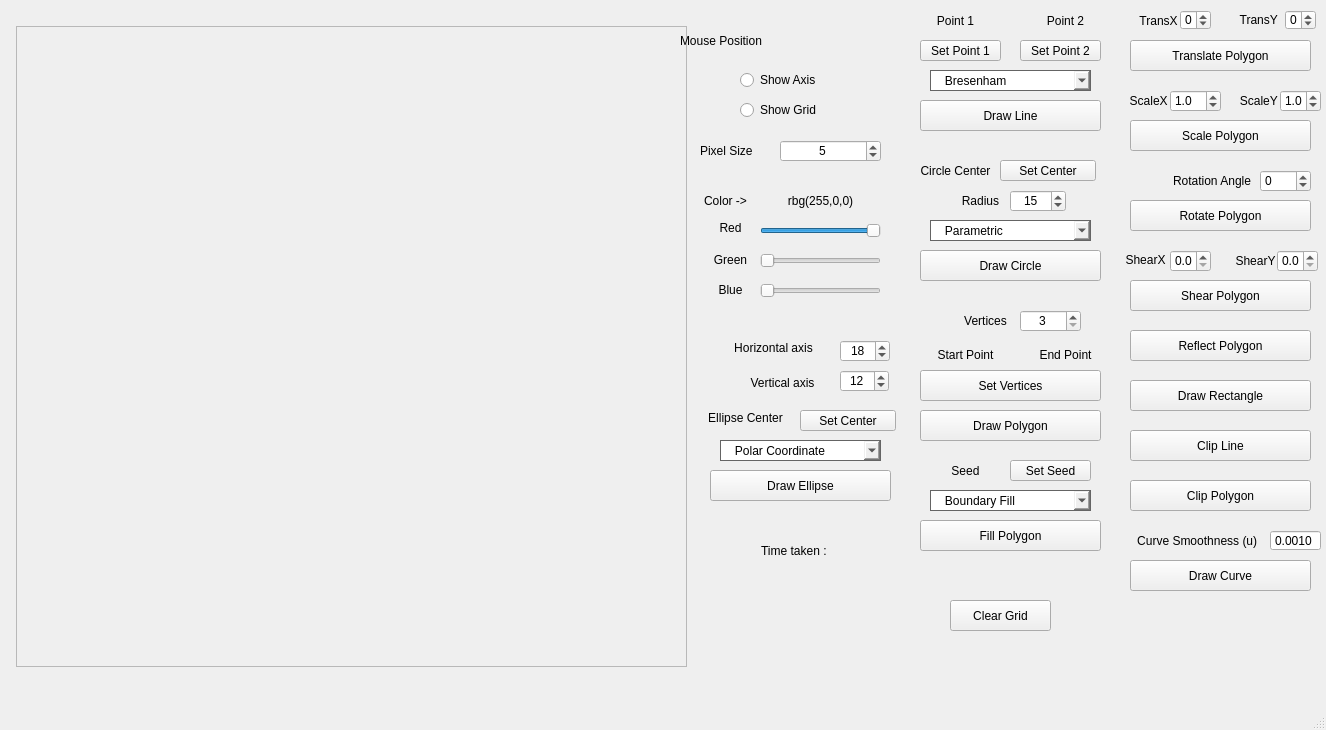
 <widget class="QMainWindow" name="MainWindow">
  <property name="geometry">
   <rect>
    <x>0</x>
    <y>0</y>
    <width>1326</width>
    <height>730</height>
   </rect>
  </property>
  <property name="windowTitle">
   <string>MainWindow</string>
  </property>
  <property name="styleSheet">
   <string notr="true"/>
  </property>
  <widget class="QWidget" name="centralwidget">
   <widget class="frame_widget" name="frame">
    <property name="geometry">
     <rect>
      <x>16</x>
      <y>26</y>
      <width>671</width>
      <height>641</height>
     </rect>
    </property>
    <property name="frameShape">
     <enum>QFrame::StyledPanel</enum>
    </property>
    <property name="frameShadow">
     <enum>QFrame::Raised</enum>
    </property>
   </widget>
   <widget class="QPushButton" name="pushButton_5">
    <property name="geometry">
     <rect>
      <x>950</x>
      <y>600</y>
      <width>101</width>
      <height>31</height>
     </rect>
    </property>
    <property name="font">
     <font>
      <pointsize>9</pointsize>
     </font>
    </property>
    <property name="text">
     <string>Clear Grid</string>
    </property>
   </widget>
   <widget class="QPushButton" name="pushButton_6">
    <property name="geometry">
     <rect>
      <x>920</x>
      <y>250</y>
      <width>181</width>
      <height>31</height>
     </rect>
    </property>
    <property name="font">
     <font>
      <pointsize>9</pointsize>
     </font>
    </property>
    <property name="text">
     <string>Draw Circle</string>
    </property>
   </widget>
   <widget class="QSlider" name="rSlider">
    <property name="geometry">
     <rect>
      <x>760</x>
      <y>220</y>
      <width>121</width>
      <height>21</height>
     </rect>
    </property>
    <property name="font">
     <font>
      <pointsize>9</pointsize>
     </font>
    </property>
    <property name="maximum">
     <number>255</number>
    </property>
    <property name="pageStep">
     <number>15</number>
    </property>
    <property name="value">
     <number>255</number>
    </property>
    <property name="orientation">
     <enum>Qt::Horizontal</enum>
    </property>
   </widget>
   <widget class="QLabel" name="R">
    <property name="geometry">
     <rect>
      <x>700</x>
      <y>190</y>
      <width>51</width>
      <height>21</height>
     </rect>
    </property>
    <property name="font">
     <font>
      <pointsize>9</pointsize>
     </font>
    </property>
    <property name="text">
     <string>Color -&gt;</string>
    </property>
    <property name="alignment">
     <set>Qt::AlignCenter</set>
    </property>
   </widget>
   <widget class="QSlider" name="gSlider">
    <property name="geometry">
     <rect>
      <x>760</x>
      <y>250</y>
      <width>121</width>
      <height>21</height>
     </rect>
    </property>
    <property name="maximum">
     <number>255</number>
    </property>
    <property name="pageStep">
     <number>15</number>
    </property>
    <property name="orientation">
     <enum>Qt::Horizontal</enum>
    </property>
   </widget>
   <widget class="QSlider" name="bSlider">
    <property name="geometry">
     <rect>
      <x>760</x>
      <y>280</y>
      <width>121</width>
      <height>21</height>
     </rect>
    </property>
    <property name="maximum">
     <number>255</number>
    </property>
    <property name="pageStep">
     <number>15</number>
    </property>
    <property name="orientation">
     <enum>Qt::Horizontal</enum>
    </property>
   </widget>
   <widget class="QLabel" name="label_3">
    <property name="geometry">
     <rect>
      <x>710</x>
      <y>220</y>
      <width>41</width>
      <height>16</height>
     </rect>
    </property>
    <property name="font">
     <font>
      <pointsize>9</pointsize>
     </font>
    </property>
    <property name="text">
     <string>Red</string>
    </property>
    <property name="alignment">
     <set>Qt::AlignCenter</set>
    </property>
   </widget>
   <widget class="QLabel" name="label_7">
    <property name="geometry">
     <rect>
      <x>710</x>
      <y>250</y>
      <width>41</width>
      <height>20</height>
     </rect>
    </property>
    <property name="font">
     <font>
      <pointsize>9</pointsize>
     </font>
    </property>
    <property name="text">
     <string>Green</string>
    </property>
    <property name="alignment">
     <set>Qt::AlignCenter</set>
    </property>
   </widget>
   <widget class="QLabel" name="label_8">
    <property name="geometry">
     <rect>
      <x>710</x>
      <y>280</y>
      <width>41</width>
      <height>20</height>
     </rect>
    </property>
    <property name="font">
     <font>
      <pointsize>9</pointsize>
     </font>
    </property>
    <property name="text">
     <string>Blue</string>
    </property>
    <property name="alignment">
     <set>Qt::AlignCenter</set>
    </property>
   </widget>
   <widget class="QLabel" name="color">
    <property name="geometry">
     <rect>
      <x>760</x>
      <y>190</y>
      <width>121</width>
      <height>21</height>
     </rect>
    </property>
    <property name="font">
     <font>
      <pointsize>9</pointsize>
     </font>
    </property>
    <property name="text">
     <string>rbg(255,0,0)</string>
    </property>
    <property name="alignment">
     <set>Qt::AlignCenter</set>
    </property>
   </widget>
   <widget class="QPushButton" name="pushButton_7">
    <property name="geometry">
     <rect>
      <x>710</x>
      <y>470</y>
      <width>181</width>
      <height>31</height>
     </rect>
    </property>
    <property name="font">
     <font>
      <pointsize>9</pointsize>
     </font>
    </property>
    <property name="text">
     <string>Draw Ellipse</string>
    </property>
   </widget>
   <widget class="QLabel" name="time">
    <property name="geometry">
     <rect>
      <x>710</x>
      <y>540</y>
      <width>171</width>
      <height>21</height>
     </rect>
    </property>
    <property name="font">
     <font>
      <pointsize>9</pointsize>
     </font>
    </property>
    <property name="text">
     <string>Time taken : </string>
    </property>
    <property name="alignment">
     <set>Qt::AlignCenter</set>
    </property>
   </widget>
   <widget class="QComboBox" name="comboBox_2">
    <property name="geometry">
     <rect>
      <x>720</x>
      <y>440</y>
      <width>161</width>
      <height>21</height>
     </rect>
    </property>
    <property name="font">
     <font>
      <pointsize>9</pointsize>
     </font>
    </property>
    <property name="styleSheet">
     <string notr="true">border: 0.5px solid rgb(100, 100, 100)
</string>
    </property>
    <item>
     <property name="text">
      <string>   Polar Coordinate</string>
     </property>
    </item>
    <item>
     <property name="text">
      <string>   Midpoint</string>
     </property>
    </item>
   </widget>
   <widget class="QPushButton" name="pushButton_8">
    <property name="geometry">
     <rect>
      <x>920</x>
      <y>370</y>
      <width>181</width>
      <height>31</height>
     </rect>
    </property>
    <property name="font">
     <font>
      <pointsize>9</pointsize>
     </font>
    </property>
    <property name="text">
     <string>Set Vertices</string>
    </property>
   </widget>
   <widget class="QPushButton" name="pushButton_9">
    <property name="geometry">
     <rect>
      <x>920</x>
      <y>410</y>
      <width>181</width>
      <height>31</height>
     </rect>
    </property>
    <property name="font">
     <font>
      <pointsize>9</pointsize>
     </font>
    </property>
    <property name="text">
     <string>Draw Polygon</string>
    </property>
   </widget>
   <widget class="QPushButton" name="pushButton_4">
    <property name="geometry">
     <rect>
      <x>920</x>
      <y>520</y>
      <width>181</width>
      <height>31</height>
     </rect>
    </property>
    <property name="font">
     <font>
      <pointsize>9</pointsize>
     </font>
    </property>
    <property name="text">
     <string>Fill Polygon</string>
    </property>
   </widget>
   <widget class="QComboBox" name="comboBox_3">
    <property name="geometry">
     <rect>
      <x>930</x>
      <y>490</y>
      <width>161</width>
      <height>21</height>
     </rect>
    </property>
    <property name="font">
     <font>
      <pointsize>9</pointsize>
     </font>
    </property>
    <property name="styleSheet">
     <string notr="true">border: 0.5px solid rgb(100, 100, 100)
</string>
    </property>
    <item>
     <property name="text">
      <string>   Boundary Fill</string>
     </property>
    </item>
    <item>
     <property name="text">
      <string>   Flood Fill </string>
     </property>
    </item>
    <item>
     <property name="text">
      <string>   ScanLine Fill</string>
     </property>
    </item>
   </widget>
   <widget class="QPushButton" name="pushButton_translate">
    <property name="geometry">
     <rect>
      <x>1130</x>
      <y>40</y>
      <width>181</width>
      <height>31</height>
     </rect>
    </property>
    <property name="font">
     <font>
      <pointsize>9</pointsize>
     </font>
    </property>
    <property name="text">
     <string>Translate Polygon</string>
    </property>
   </widget>
   <widget class="QPushButton" name="pushButton_scale">
    <property name="geometry">
     <rect>
      <x>1130</x>
      <y>120</y>
      <width>181</width>
      <height>31</height>
     </rect>
    </property>
    <property name="font">
     <font>
      <pointsize>9</pointsize>
     </font>
    </property>
    <property name="text">
     <string>Scale Polygon</string>
    </property>
   </widget>
   <widget class="QPushButton" name="pushButton_rotate">
    <property name="geometry">
     <rect>
      <x>1130</x>
      <y>200</y>
      <width>181</width>
      <height>31</height>
     </rect>
    </property>
    <property name="font">
     <font>
      <pointsize>9</pointsize>
     </font>
    </property>
    <property name="text">
     <string>Rotate Polygon</string>
    </property>
   </widget>
   <widget class="QPushButton" name="pushButton_11">
    <property name="geometry">
     <rect>
      <x>1020</x>
      <y>40</y>
      <width>81</width>
      <height>21</height>
     </rect>
    </property>
    <property name="font">
     <font>
      <pointsize>9</pointsize>
     </font>
    </property>
    <property name="text">
     <string>Set Point 2</string>
    </property>
   </widget>
   <widget class="QPushButton" name="pushButton_10">
    <property name="geometry">
     <rect>
      <x>920</x>
      <y>40</y>
      <width>81</width>
      <height>21</height>
     </rect>
    </property>
    <property name="font">
     <font>
      <pointsize>9</pointsize>
     </font>
    </property>
    <property name="text">
     <string>Set Point 1</string>
    </property>
   </widget>
   <widget class="QPushButton" name="pushButton_line">
    <property name="geometry">
     <rect>
      <x>920</x>
      <y>100</y>
      <width>181</width>
      <height>31</height>
     </rect>
    </property>
    <property name="font">
     <font>
      <pointsize>9</pointsize>
     </font>
    </property>
    <property name="text">
     <string>Draw Line</string>
    </property>
   </widget>
   <widget class="QPushButton" name="pushButton_reflect">
    <property name="geometry">
     <rect>
      <x>1130</x>
      <y>330</y>
      <width>181</width>
      <height>31</height>
     </rect>
    </property>
    <property name="font">
     <font>
      <pointsize>9</pointsize>
     </font>
    </property>
    <property name="text">
     <string>Reflect Polygon</string>
    </property>
   </widget>
   <widget class="QLabel" name="point1">
    <property name="geometry">
     <rect>
      <x>910</x>
      <y>10</y>
      <width>91</width>
      <height>21</height>
     </rect>
    </property>
    <property name="font">
     <font>
      <pointsize>9</pointsize>
     </font>
    </property>
    <property name="text">
     <string>Point 1</string>
    </property>
    <property name="alignment">
     <set>Qt::AlignCenter</set>
    </property>
   </widget>
   <widget class="QLabel" name="point2">
    <property name="geometry">
     <rect>
      <x>1020</x>
      <y>10</y>
      <width>91</width>
      <height>21</height>
     </rect>
    </property>
    <property name="font">
     <font>
      <pointsize>9</pointsize>
     </font>
    </property>
    <property name="text">
     <string>Point 2</string>
    </property>
    <property name="alignment">
     <set>Qt::AlignCenter</set>
    </property>
   </widget>
   <widget class="QComboBox" name="comboBox_4">
    <property name="geometry">
     <rect>
      <x>930</x>
      <y>70</y>
      <width>161</width>
      <height>21</height>
     </rect>
    </property>
    <property name="font">
     <font>
      <pointsize>9</pointsize>
     </font>
    </property>
    <property name="styleSheet">
     <string notr="true">border: 0.5px solid rgb(100, 100, 100)
</string>
    </property>
    <item>
     <property name="text">
      <string>   Bresenham</string>
     </property>
    </item>
    <item>
     <property name="text">
      <string>   DDA</string>
     </property>
    </item>
   </widget>
   <widget class="QPushButton" name="pushButton_shear">
    <property name="geometry">
     <rect>
      <x>1130</x>
      <y>280</y>
      <width>181</width>
      <height>31</height>
     </rect>
    </property>
    <property name="font">
     <font>
      <pointsize>9</pointsize>
     </font>
    </property>
    <property name="text">
     <string>Shear Polygon</string>
    </property>
   </widget>
   <widget class="QPushButton" name="pushButton_rect">
    <property name="geometry">
     <rect>
      <x>1130</x>
      <y>380</y>
      <width>181</width>
      <height>31</height>
     </rect>
    </property>
    <property name="font">
     <font>
      <pointsize>9</pointsize>
     </font>
    </property>
    <property name="text">
     <string>Draw Rectangle</string>
    </property>
   </widget>
   <widget class="QPushButton" name="pushButton_clipL">
    <property name="geometry">
     <rect>
      <x>1130</x>
      <y>430</y>
      <width>181</width>
      <height>31</height>
     </rect>
    </property>
    <property name="font">
     <font>
      <pointsize>9</pointsize>
     </font>
    </property>
    <property name="text">
     <string>Clip Line</string>
    </property>
   </widget>
   <widget class="QPushButton" name="pushButton_clipP">
    <property name="geometry">
     <rect>
      <x>1130</x>
      <y>480</y>
      <width>181</width>
      <height>31</height>
     </rect>
    </property>
    <property name="font">
     <font>
      <pointsize>9</pointsize>
     </font>
    </property>
    <property name="text">
     <string>Clip Polygon</string>
    </property>
   </widget>
   <widget class="QPushButton" name="pushButton_curve">
    <property name="geometry">
     <rect>
      <x>1130</x>
      <y>560</y>
      <width>181</width>
      <height>31</height>
     </rect>
    </property>
    <property name="font">
     <font>
      <pointsize>9</pointsize>
     </font>
    </property>
    <property name="text">
     <string>Draw Curve</string>
    </property>
   </widget>
   <widget class="QLabel" name="label_29">
    <property name="geometry">
     <rect>
      <x>1120</x>
      <y>530</y>
      <width>151</width>
      <height>21</height>
     </rect>
    </property>
    <property name="font">
     <font>
      <pointsize>9</pointsize>
     </font>
    </property>
    <property name="text">
     <string> Curve Smoothness (u)</string>
    </property>
    <property name="alignment">
     <set>Qt::AlignCenter</set>
    </property>
   </widget>
   <widget class="QDoubleSpinBox" name="curveU">
    <property name="geometry">
     <rect>
      <x>1270</x>
      <y>530</y>
      <width>51</width>
      <height>21</height>
     </rect>
    </property>
    <property name="font">
     <font>
      <pointsize>9</pointsize>
     </font>
    </property>
    <property name="alignment">
     <set>Qt::AlignLeading|Qt::AlignLeft|Qt::AlignVCenter</set>
    </property>
    <property name="buttonSymbols">
     <enum>QAbstractSpinBox::NoButtons</enum>
    </property>
    <property name="decimals">
     <number>4</number>
    </property>
    <property name="minimum">
     <double>0.000100000000000</double>
    </property>
    <property name="maximum">
     <double>1.000000000000000</double>
    </property>
    <property name="singleStep">
     <double>0.000000000000000</double>
    </property>
    <property name="value">
     <double>0.001000000000000</double>
    </property>
   </widget>
   <widget class="QLabel" name="coord">
    <property name="geometry">
     <rect>
      <x>790</x>
      <y>30</y>
      <width>96</width>
      <height>19</height>
     </rect>
    </property>
    <property name="font">
     <font>
      <pointsize>9</pointsize>
     </font>
    </property>
    <property name="text">
     <string/>
    </property>
   </widget>
   <widget class="QLabel" name="label_6">
    <property name="geometry">
     <rect>
      <x>680</x>
      <y>30</y>
      <width>101</width>
      <height>21</height>
     </rect>
    </property>
    <property name="font">
     <font>
      <pointsize>9</pointsize>
     </font>
    </property>
    <property name="text">
     <string>Mouse Position</string>
    </property>
   </widget>
   <widget class="QRadioButton" name="radioButton">
    <property name="geometry">
     <rect>
      <x>740</x>
      <y>70</y>
      <width>91</width>
      <height>20</height>
     </rect>
    </property>
    <property name="font">
     <font>
      <pointsize>9</pointsize>
     </font>
    </property>
    <property name="text">
     <string>Show Axis</string>
    </property>
    <property name="autoExclusive">
     <bool>false</bool>
    </property>
   </widget>
   <widget class="QSpinBox" name="trany">
    <property name="geometry">
     <rect>
      <x>1285</x>
      <y>10</y>
      <width>31</width>
      <height>20</height>
     </rect>
    </property>
    <property name="font">
     <font>
      <pointsize>9</pointsize>
     </font>
    </property>
    <property name="alignment">
     <set>Qt::AlignCenter</set>
    </property>
    <property name="minimum">
     <number>-50</number>
    </property>
    <property name="maximum">
     <number>50</number>
    </property>
   </widget>
   <widget class="QLabel" name="label_19">
    <property name="geometry">
     <rect>
      <x>1230</x>
      <y>10</y>
      <width>51</width>
      <height>20</height>
     </rect>
    </property>
    <property name="font">
     <font>
      <pointsize>9</pointsize>
     </font>
    </property>
    <property name="text">
     <string>TransY </string>
    </property>
    <property name="alignment">
     <set>Qt::AlignRight|Qt::AlignTrailing|Qt::AlignVCenter</set>
    </property>
   </widget>
   <widget class="QSpinBox" name="tranx">
    <property name="geometry">
     <rect>
      <x>1180</x>
      <y>10</y>
      <width>31</width>
      <height>20</height>
     </rect>
    </property>
    <property name="font">
     <font>
      <pointsize>9</pointsize>
     </font>
    </property>
    <property name="alignment">
     <set>Qt::AlignCenter</set>
    </property>
    <property name="minimum">
     <number>-50</number>
    </property>
    <property name="maximum">
     <number>50</number>
    </property>
   </widget>
   <widget class="QLabel" name="label_15">
    <property name="geometry">
     <rect>
      <x>1130</x>
      <y>10</y>
      <width>51</width>
      <height>21</height>
     </rect>
    </property>
    <property name="font">
     <font>
      <pointsize>9</pointsize>
     </font>
    </property>
    <property name="text">
     <string>TransX </string>
    </property>
    <property name="alignment">
     <set>Qt::AlignRight|Qt::AlignTrailing|Qt::AlignVCenter</set>
    </property>
   </widget>
   <widget class="QDoubleSpinBox" name="scaley">
    <property name="geometry">
     <rect>
      <x>1280</x>
      <y>90</y>
      <width>41</width>
      <height>22</height>
     </rect>
    </property>
    <property name="font">
     <font>
      <pointsize>9</pointsize>
     </font>
    </property>
    <property name="decimals">
     <number>1</number>
    </property>
    <property name="maximum">
     <double>10.000000000000000</double>
    </property>
    <property name="singleStep">
     <double>0.300000000000000</double>
    </property>
    <property name="value">
     <double>1.000000000000000</double>
    </property>
   </widget>
   <widget class="QLabel" name="label_22">
    <property name="geometry">
     <rect>
      <x>1230</x>
      <y>90</y>
      <width>51</width>
      <height>21</height>
     </rect>
    </property>
    <property name="font">
     <font>
      <pointsize>9</pointsize>
     </font>
    </property>
    <property name="text">
     <string>ScaleY </string>
    </property>
    <property name="alignment">
     <set>Qt::AlignRight|Qt::AlignTrailing|Qt::AlignVCenter</set>
    </property>
   </widget>
   <widget class="QDoubleSpinBox" name="scalex">
    <property name="geometry">
     <rect>
      <x>1170</x>
      <y>90</y>
      <width>51</width>
      <height>22</height>
     </rect>
    </property>
    <property name="prefix">
     <string/>
    </property>
    <property name="decimals">
     <number>1</number>
    </property>
    <property name="maximum">
     <double>10.000000000000000</double>
    </property>
    <property name="singleStep">
     <double>0.300000000000000</double>
    </property>
    <property name="value">
     <double>1.000000000000000</double>
    </property>
   </widget>
   <widget class="QLabel" name="label_21">
    <property name="geometry">
     <rect>
      <x>1120</x>
      <y>90</y>
      <width>51</width>
      <height>21</height>
     </rect>
    </property>
    <property name="font">
     <font>
      <pointsize>9</pointsize>
     </font>
    </property>
    <property name="text">
     <string>ScaleX </string>
    </property>
    <property name="alignment">
     <set>Qt::AlignRight|Qt::AlignTrailing|Qt::AlignVCenter</set>
    </property>
   </widget>
   <widget class="QSpinBox" name="rotate">
    <property name="geometry">
     <rect>
      <x>1260</x>
      <y>170</y>
      <width>51</width>
      <height>22</height>
     </rect>
    </property>
    <property name="font">
     <font>
      <pointsize>9</pointsize>
     </font>
    </property>
    <property name="minimum">
     <number>-180</number>
    </property>
    <property name="maximum">
     <number>180</number>
    </property>
    <property name="singleStep">
     <number>5</number>
    </property>
   </widget>
   <widget class="QLabel" name="label_23">
    <property name="geometry">
     <rect>
      <x>1150</x>
      <y>170</y>
      <width>101</width>
      <height>21</height>
     </rect>
    </property>
    <property name="font">
     <font>
      <pointsize>9</pointsize>
     </font>
    </property>
    <property name="text">
     <string>Rotation Angle</string>
    </property>
    <property name="alignment">
     <set>Qt::AlignRight|Qt::AlignTrailing|Qt::AlignVCenter</set>
    </property>
   </widget>
   <widget class="QDoubleSpinBox" name="sheary">
    <property name="geometry">
     <rect>
      <x>1277</x>
      <y>250</y>
      <width>41</width>
      <height>22</height>
     </rect>
    </property>
    <property name="font">
     <font>
      <pointsize>9</pointsize>
     </font>
    </property>
    <property name="decimals">
     <number>1</number>
    </property>
    <property name="singleStep">
     <double>0.500000000000000</double>
    </property>
   </widget>
   <widget class="QLabel" name="label_25">
    <property name="geometry">
     <rect>
      <x>1230</x>
      <y>250</y>
      <width>51</width>
      <height>21</height>
     </rect>
    </property>
    <property name="font">
     <font>
      <pointsize>9</pointsize>
     </font>
    </property>
    <property name="text">
     <string>ShearY</string>
    </property>
    <property name="alignment">
     <set>Qt::AlignCenter</set>
    </property>
   </widget>
   <widget class="QDoubleSpinBox" name="shearx">
    <property name="geometry">
     <rect>
      <x>1170</x>
      <y>250</y>
      <width>41</width>
      <height>22</height>
     </rect>
    </property>
    <property name="font">
     <font>
      <pointsize>9</pointsize>
     </font>
    </property>
    <property name="decimals">
     <number>1</number>
    </property>
    <property name="singleStep">
     <double>0.500000000000000</double>
    </property>
   </widget>
   <widget class="QLabel" name="label_24">
    <property name="geometry">
     <rect>
      <x>1120</x>
      <y>250</y>
      <width>51</width>
      <height>20</height>
     </rect>
    </property>
    <property name="font">
     <font>
      <pointsize>9</pointsize>
     </font>
    </property>
    <property name="text">
     <string>ShearX</string>
    </property>
    <property name="alignment">
     <set>Qt::AlignCenter</set>
    </property>
   </widget>
   <widget class="QLabel" name="polygonStart">
    <property name="geometry">
     <rect>
      <x>920</x>
      <y>340</y>
      <width>91</width>
      <height>29</height>
     </rect>
    </property>
    <property name="font">
     <font>
      <pointsize>9</pointsize>
     </font>
    </property>
    <property name="text">
     <string>Start Point</string>
    </property>
    <property name="alignment">
     <set>Qt::AlignCenter</set>
    </property>
   </widget>
   <widget class="QLabel" name="polygonEnd">
    <property name="geometry">
     <rect>
      <x>1020</x>
      <y>340</y>
      <width>91</width>
      <height>29</height>
     </rect>
    </property>
    <property name="font">
     <font>
      <pointsize>9</pointsize>
     </font>
    </property>
    <property name="text">
     <string>End Point</string>
    </property>
    <property name="alignment">
     <set>Qt::AlignCenter</set>
    </property>
   </widget>
   <widget class="QSpinBox" name="vertices">
    <property name="geometry">
     <rect>
      <x>1020</x>
      <y>310</y>
      <width>61</width>
      <height>22</height>
     </rect>
    </property>
    <property name="font">
     <font>
      <pointsize>9</pointsize>
     </font>
    </property>
    <property name="alignment">
     <set>Qt::AlignCenter</set>
    </property>
    <property name="minimum">
     <number>3</number>
    </property>
    <property name="maximum">
     <number>20</number>
    </property>
    <property name="value">
     <number>3</number>
    </property>
   </widget>
   <widget class="QLabel" name="label_14">
    <property name="geometry">
     <rect>
      <x>950</x>
      <y>310</y>
      <width>71</width>
      <height>21</height>
     </rect>
    </property>
    <property name="font">
     <font>
      <pointsize>9</pointsize>
     </font>
    </property>
    <property name="text">
     <string>Vertices</string>
    </property>
    <property name="alignment">
     <set>Qt::AlignCenter</set>
    </property>
   </widget>
   <widget class="QPushButton" name="pushButton_2">
    <property name="geometry">
     <rect>
      <x>1000</x>
      <y>160</y>
      <width>96</width>
      <height>21</height>
     </rect>
    </property>
    <property name="font">
     <font>
      <pointsize>9</pointsize>
     </font>
    </property>
    <property name="text">
     <string>Set Center</string>
    </property>
   </widget>
   <widget class="QLabel" name="center">
    <property name="geometry">
     <rect>
      <x>910</x>
      <y>160</y>
      <width>91</width>
      <height>21</height>
     </rect>
    </property>
    <property name="font">
     <font>
      <pointsize>9</pointsize>
     </font>
    </property>
    <property name="text">
     <string>Circle Center</string>
    </property>
    <property name="alignment">
     <set>Qt::AlignCenter</set>
    </property>
   </widget>
   <widget class="QSpinBox" name="radius">
    <property name="geometry">
     <rect>
      <x>1010</x>
      <y>190</y>
      <width>56</width>
      <height>22</height>
     </rect>
    </property>
    <property name="font">
     <font>
      <pointsize>9</pointsize>
     </font>
    </property>
    <property name="alignment">
     <set>Qt::AlignCenter</set>
    </property>
    <property name="value">
     <number>15</number>
    </property>
   </widget>
   <widget class="QLabel" name="label_4">
    <property name="geometry">
     <rect>
      <x>950</x>
      <y>190</y>
      <width>61</width>
      <height>21</height>
     </rect>
    </property>
    <property name="font">
     <font>
      <pointsize>9</pointsize>
     </font>
    </property>
    <property name="text">
     <string>Radius</string>
    </property>
    <property name="alignment">
     <set>Qt::AlignCenter</set>
    </property>
   </widget>
   <widget class="QComboBox" name="comboBox">
    <property name="geometry">
     <rect>
      <x>930</x>
      <y>220</y>
      <width>161</width>
      <height>21</height>
     </rect>
    </property>
    <property name="sizePolicy">
     <sizepolicy hsizetype="Preferred" vsizetype="Fixed">
      <horstretch>0</horstretch>
      <verstretch>0</verstretch>
     </sizepolicy>
    </property>
    <property name="font">
     <font>
      <pointsize>9</pointsize>
     </font>
    </property>
    <property name="layoutDirection">
     <enum>Qt::LeftToRight</enum>
    </property>
    <property name="autoFillBackground">
     <bool>false</bool>
    </property>
    <property name="styleSheet">
     <string notr="true">border: 0.5px solid rgb(100, 100, 100)
</string>
    </property>
    <property name="insertPolicy">
     <enum>QComboBox::InsertAlphabetically</enum>
    </property>
    <property name="sizeAdjustPolicy">
     <enum>QComboBox::AdjustToContentsOnFirstShow</enum>
    </property>
    <item>
     <property name="text">
      <string>   Parametric</string>
     </property>
    </item>
    <item>
     <property name="text">
      <string>   Polar Coordinates</string>
     </property>
    </item>
    <item>
     <property name="text">
      <string>   Mid Point</string>
     </property>
    </item>
    <item>
     <property name="text">
      <string>   Bresenham's Midpoint</string>
     </property>
    </item>
   </widget>
   <widget class="QPushButton" name="pushButton_3">
    <property name="geometry">
     <rect>
      <x>1010</x>
      <y>460</y>
      <width>81</width>
      <height>21</height>
     </rect>
    </property>
    <property name="font">
     <font>
      <pointsize>9</pointsize>
     </font>
    </property>
    <property name="text">
     <string>Set Seed</string>
    </property>
   </widget>
   <widget class="QLabel" name="seed">
    <property name="geometry">
     <rect>
      <x>920</x>
      <y>460</y>
      <width>91</width>
      <height>21</height>
     </rect>
    </property>
    <property name="font">
     <font>
      <pointsize>9</pointsize>
     </font>
    </property>
    <property name="text">
     <string>Seed</string>
    </property>
    <property name="alignment">
     <set>Qt::AlignCenter</set>
    </property>
   </widget>
   <widget class="QRadioButton" name="radioButton_2">
    <property name="geometry">
     <rect>
      <x>740</x>
      <y>100</y>
      <width>91</width>
      <height>20</height>
     </rect>
    </property>
    <property name="font">
     <font>
      <pointsize>9</pointsize>
     </font>
    </property>
    <property name="text">
     <string>Show Grid</string>
    </property>
    <property name="autoExclusive">
     <bool>false</bool>
    </property>
   </widget>
   <widget class="QLabel" name="label">
    <property name="geometry">
     <rect>
      <x>700</x>
      <y>140</y>
      <width>71</width>
      <height>21</height>
     </rect>
    </property>
    <property name="font">
     <font>
      <pointsize>9</pointsize>
     </font>
    </property>
    <property name="text">
     <string>Pixel Size</string>
    </property>
   </widget>
   <widget class="QSpinBox" name="spinBox">
    <property name="geometry">
     <rect>
      <x>780</x>
      <y>140</y>
      <width>101</width>
      <height>22</height>
     </rect>
    </property>
    <property name="alignment">
     <set>Qt::AlignCenter</set>
    </property>
    <property name="maximum">
     <number>150</number>
    </property>
    <property name="value">
     <number>5</number>
    </property>
   </widget>
   <widget class="QSpinBox" name="major">
    <property name="geometry">
     <rect>
      <x>840</x>
      <y>340</y>
      <width>50</width>
      <height>22</height>
     </rect>
    </property>
    <property name="font">
     <font>
      <pointsize>9</pointsize>
     </font>
    </property>
    <property name="alignment">
     <set>Qt::AlignCenter</set>
    </property>
    <property name="value">
     <number>18</number>
    </property>
   </widget>
   <widget class="QSpinBox" name="minor">
    <property name="geometry">
     <rect>
      <x>840</x>
      <y>370</y>
      <width>49</width>
      <height>22</height>
     </rect>
    </property>
    <property name="font">
     <font>
      <pointsize>9</pointsize>
     </font>
    </property>
    <property name="alignment">
     <set>Qt::AlignCenter</set>
    </property>
    <property name="value">
     <number>12</number>
    </property>
   </widget>
   <widget class="QLabel" name="label_10">
    <property name="geometry">
     <rect>
      <x>730</x>
      <y>370</y>
      <width>105</width>
      <height>26</height>
     </rect>
    </property>
    <property name="font">
     <font>
      <pointsize>9</pointsize>
     </font>
    </property>
    <property name="text">
     <string>Vertical axis</string>
    </property>
    <property name="alignment">
     <set>Qt::AlignCenter</set>
    </property>
   </widget>
   <widget class="QLabel" name="label_9">
    <property name="geometry">
     <rect>
      <x>720</x>
      <y>340</y>
      <width>107</width>
      <height>16</height>
     </rect>
    </property>
    <property name="font">
     <font>
      <pointsize>9</pointsize>
     </font>
    </property>
    <property name="text">
     <string>Horizontal axis</string>
    </property>
    <property name="alignment">
     <set>Qt::AlignCenter</set>
    </property>
   </widget>
   <widget class="QPushButton" name="pushButton">
    <property name="geometry">
     <rect>
      <x>800</x>
      <y>410</y>
      <width>96</width>
      <height>21</height>
     </rect>
    </property>
    <property name="font">
     <font>
      <pointsize>9</pointsize>
     </font>
    </property>
    <property name="text">
     <string>Set Center</string>
    </property>
   </widget>
   <widget class="QLabel" name="center_2">
    <property name="geometry">
     <rect>
      <x>690</x>
      <y>408</y>
      <width>111</width>
      <height>20</height>
     </rect>
    </property>
    <property name="font">
     <font>
      <pointsize>9</pointsize>
     </font>
    </property>
    <property name="text">
     <string>Ellipse Center</string>
    </property>
    <property name="alignment">
     <set>Qt::AlignCenter</set>
    </property>
   </widget>
  </widget>
  <widget class="QMenuBar" name="menubar">
   <property name="geometry">
    <rect>
     <x>0</x>
     <y>0</y>
     <width>1326</width>
     <height>26</height>
    </rect>
   </property>
  </widget>
  <widget class="QStatusBar" name="statusbar"/>
 </widget>
